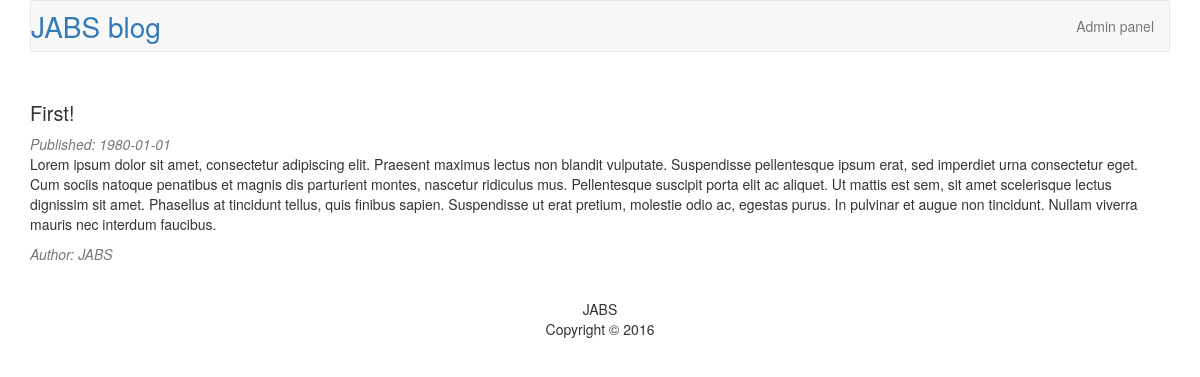
Screenshot of /article.php?id=1 with the database file from the repository.
### tables this page shows
CREATE TABLE `articles` (
  `id` int(11) NOT NULL,
  `title` varchar(255) NOT NULL,
  `content` text NOT NULL,
  `date` date NOT NULL,
  `author` varchar(255) NOT NULL
);

### article.php (called while the page is built)
<?php
    require_once("database.php");
    require_once("models/articles.php");
    $link = db_connect();
    $article = article_get($link, $_GET['id']);
    include("views/article.php");
?>

### config.php (called while the page is built)
<?php
$config[0] = "JABS blog";
?>

### models/articles.php (called while the page is built, shortened)
<?php
    function article_get($link, $id_article){
        $query = sprintf("SELECT * FROM articles WHERE id=%d", (int)$id_article);
        $result = mysqli_query($link, $query);
        $article = mysqli_fetch_assoc($result);
        return $article;
    }
?>

### views/article.php (the view, shortened to what this page needs)
<!DOCTYPE html>
<hmtl>
    <head>
        <link rel="stylesheet" href="style.css">
        <link rel="stylesheet" href="https://maxcdn.bootstrapcdn.com/bootstrap/3.3.6/css/bootstrap.min.css">
    </head>
    <body>
        <div class="container">
            <nav class="navbar navbar-default">
                <div class="container-fluid">
                    <div class="navbar-header">
                        <a id="blog" class="navbar-brand" href="index.php"><?php $path = "../config.php"; include "$path"; $nameOfBlog = $config[0]; echo $nameOfBlog; ?></a>
                    </div>
                    <ul class="nav navbar-nav navbar-right">
                        <li><a href="admin">Admin panel</a></li>
                    </ul>
                </div>
            </nav>
            <div class="article">
                <h3><?=$article['title']?></h3>
                <em>Published: <?=$article['date']?></em>
                <p><?=$article['content']?></p>
                <em>Author: <?=$article['author']?></em>
            </div>
            <footer>
                <p>
                    JABS<br>Copyright &copy; 2016
                </p>
            </footer>
        </div>
    </body>
</hmtl>

### style.css (style rules this page uses)
footer { text-align: center; }
.article { margin-top: 30px; margin-bottom: 35px; overflow: hidden; }
.article em { color: rgb(119, 119, 119); }
.article h3 { font-size: 20px; }
#blog { color: rgb(51, 122, 183); font-size: 28px; padding-left: 0px; }

### rows the page displays
articles: title "First!", date "1980-01-01", content "Lorem ipsum dolor sit amet, consectetur adipiscing elit. Praesent maximus lectus non blandit vulputate. Suspendisse pellentesque ipsum erat, sed imperdiet urna consectetur eget. Cum sociis natoque penatibus et magnis dis parturient montes, nascetur ridiculus mus. Pellentesque suscipit porta elit ac aliquet. Ut mattis est sem, sit amet scelerisque lectus dignissim sit amet. Phasellus at tincidunt tellus, quis finibus sapien. Suspendisse ut erat pretium, molestie odio ac, egestas purus. In pulvinar et augue non tincidunt. Nullam viverra mauris nec interdum faucibus.", author "JABS"

### other values shown
$nameOfBlog "JABS blog"
